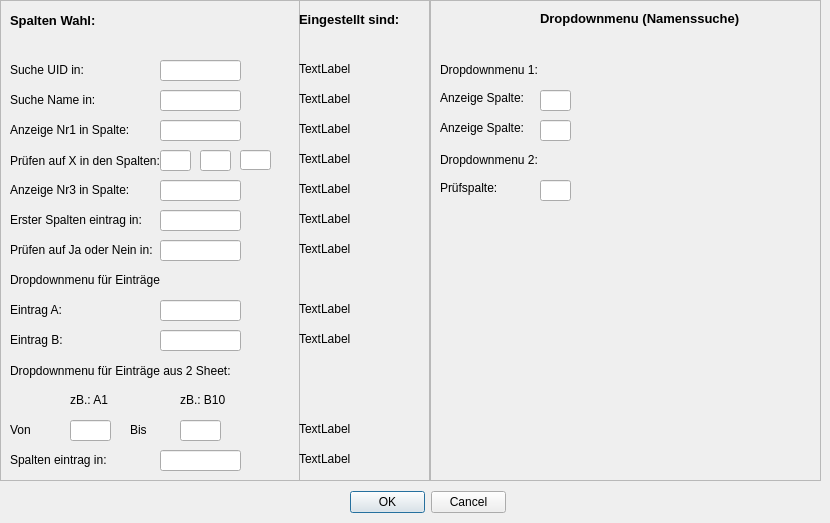
        <widget class="QWidget" name="tab">
         <attribute name="title">
          <string>Primär Excel</string>
         </attribute>
         <widget class="QFrame" name="frame_6">
          <property name="geometry">
           <rect>
            <x>0</x>
            <y>0</y>
            <width>431</width>
            <height>481</height>
           </rect>
          </property>
          <property name="frameShape">
           <enum>QFrame::StyledPanel</enum>
          </property>
          <property name="frameShadow">
           <enum>QFrame::Raised</enum>
          </property>
          <widget class="QLabel" name="label_11">
           <property name="geometry">
            <rect>
             <x>10</x>
             <y>10</y>
             <width>91</width>
             <height>20</height>
            </rect>
           </property>
           <property name="font">
            <font>
             <pointsize>10</pointsize>
             <bold>true</bold>
            </font>
           </property>
           <property name="text">
            <string>Spalten Wahl:</string>
           </property>
          </widget>
          <widget class="QLabel" name="label_12">
           <property name="geometry">
            <rect>
             <x>10</x>
             <y>60</y>
             <width>91</width>
             <height>20</height>
            </rect>
           </property>
           <property name="text">
            <string>Suche UID in: </string>
           </property>
          </widget>
          <widget class="QLabel" name="label_13">
           <property name="geometry">
            <rect>
             <x>10</x>
             <y>90</y>
             <width>91</width>
             <height>20</height>
            </rect>
           </property>
           <property name="text">
            <string>Suche Name in:</string>
           </property>
          </widget>
          <widget class="QLabel" name="label_14">
           <property name="geometry">
            <rect>
             <x>10</x>
             <y>120</y>
             <width>131</width>
             <height>20</height>
            </rect>
           </property>
           <property name="text">
            <string>Anzeige Nr1 in Spalte:</string>
           </property>
          </widget>
          <widget class="QLabel" name="label_15">
           <property name="geometry">
            <rect>
             <x>10</x>
             <y>150</y>
             <width>151</width>
             <height>21</height>
            </rect>
           </property>
           <property name="text">
            <string>Prüfen auf X in den Spalten:</string>
           </property>
          </widget>
          <widget class="QLabel" name="label_16">
           <property name="geometry">
            <rect>
             <x>10</x>
             <y>180</y>
             <width>131</width>
             <height>20</height>
            </rect>
           </property>
           <property name="text">
            <string>Anzeige Nr3 in Spalte:</string>
           </property>
          </widget>
          <widget class="QLineEdit" name="lineEdit_2">
           <property name="geometry">
            <rect>
             <x>160</x>
             <y>60</y>
             <width>81</width>
             <height>21</height>
            </rect>
           </property>
          </widget>
          <widget class="QLineEdit" name="lineEdit_3">
           <property name="geometry">
            <rect>
             <x>160</x>
             <y>90</y>
             <width>81</width>
             <height>21</height>
            </rect>
           </property>
          </widget>
          <widget class="QLineEdit" name="lineEdit_4">
           <property name="geometry">
            <rect>
             <x>160</x>
             <y>120</y>
             <width>81</width>
             <height>21</height>
            </rect>
           </property>
          </widget>
          <widget class="QLineEdit" name="lineEdit_5">
           <property name="geometry">
            <rect>
             <x>160</x>
             <y>150</y>
             <width>31</width>
             <height>21</height>
            </rect>
           </property>
          </widget>
          <widget class="QLineEdit" name="lineEdit_6">
           <property name="geometry">
            <rect>
             <x>200</x>
             <y>150</y>
             <width>31</width>
             <height>21</height>
            </rect>
           </property>
          </widget>
          <widget class="QLineEdit" name="lineEdit_7">
           <property name="geometry">
            <rect>
             <x>240</x>
             <y>150</y>
             <width>31</width>
             <height>20</height>
            </rect>
           </property>
          </widget>
          <widget class="QLineEdit" name="lineEdit_8">
           <property name="geometry">
            <rect>
             <x>160</x>
             <y>180</y>
             <width>81</width>
             <height>21</height>
            </rect>
           </property>
          </widget>
          <widget class="QLabel" name="label_17">
           <property name="geometry">
            <rect>
             <x>10</x>
             <y>210</y>
             <width>141</width>
             <height>20</height>
            </rect>
           </property>
           <property name="text">
            <string>Erster Spalten eintrag in:</string>
           </property>
          </widget>
          <widget class="QLineEdit" name="lineEdit_9">
           <property name="geometry">
            <rect>
             <x>160</x>
             <y>210</y>
             <width>81</width>
             <height>21</height>
            </rect>
           </property>
          </widget>
          <widget class="QLabel" name="label_18">
           <property name="geometry">
            <rect>
             <x>10</x>
             <y>240</y>
             <width>151</width>
             <height>20</height>
            </rect>
           </property>
           <property name="text">
            <string>Prüfen auf Ja oder Nein in:</string>
           </property>
          </widget>
          <widget class="QLineEdit" name="lineEdit_10">
           <property name="geometry">
            <rect>
             <x>160</x>
             <y>240</y>
             <width>81</width>
             <height>21</height>
            </rect>
           </property>
          </widget>
          <widget class="QLabel" name="label_19">
           <property name="geometry">
            <rect>
             <x>10</x>
             <y>270</y>
             <width>161</width>
             <height>20</height>
            </rect>
           </property>
           <property name="text">
            <string>Dropdownmenu für Einträge</string>
           </property>
          </widget>
          <widget class="QLineEdit" name="lineEdit_11">
           <property name="geometry">
            <rect>
             <x>160</x>
             <y>300</y>
             <width>81</width>
             <height>21</height>
            </rect>
           </property>
          </widget>
          <widget class="QLineEdit" name="lineEdit_12">
           <property name="geometry">
            <rect>
             <x>70</x>
             <y>420</y>
             <width>41</width>
             <height>21</height>
            </rect>
           </property>
          </widget>
          <widget class="QLabel" name="label_20">
           <property name="geometry">
            <rect>
             <x>10</x>
             <y>300</y>
             <width>151</width>
             <height>20</height>
            </rect>
           </property>
           <property name="text">
            <string>Eintrag A:</string>
           </property>
          </widget>
          <widget class="QLabel" name="label_21">
           <property name="geometry">
            <rect>
             <x>10</x>
             <y>330</y>
             <width>151</width>
             <height>20</height>
            </rect>
           </property>
           <property name="text">
            <string>Eintrag B:</string>
           </property>
          </widget>
          <widget class="QLabel" name="label_22">
           <property name="geometry">
            <rect>
             <x>10</x>
             <y>360</y>
             <width>231</width>
             <height>21</height>
            </rect>
           </property>
           <property name="text">
            <string>Dropdownmenu für Einträge aus 2 Sheet:</string>
           </property>
          </widget>
          <widget class="QLabel" name="label_23">
           <property name="geometry">
            <rect>
             <x>10</x>
             <y>420</y>
             <width>51</width>
             <height>20</height>
            </rect>
           </property>
           <property name="text">
            <string>Von </string>
           </property>
          </widget>
          <widget class="QLineEdit" name="lineEdit_13">
           <property name="geometry">
            <rect>
             <x>160</x>
             <y>330</y>
             <width>81</width>
             <height>21</height>
            </rect>
           </property>
          </widget>
          <widget class="QLabel" name="label_24">
           <property name="geometry">
            <rect>
             <x>70</x>
             <y>390</y>
             <width>51</width>
             <height>20</height>
            </rect>
           </property>
           <property name="text">
            <string>zB.: A1</string>
           </property>
          </widget>
          <widget class="QLabel" name="label_25">
           <property name="geometry">
            <rect>
             <x>130</x>
             <y>420</y>
             <width>51</width>
             <height>20</height>
            </rect>
           </property>
           <property name="text">
            <string>Bis</string>
           </property>
          </widget>
          <widget class="QLineEdit" name="lineEdit_14">
           <property name="geometry">
            <rect>
             <x>180</x>
             <y>420</y>
             <width>41</width>
             <height>21</height>
            </rect>
           </property>
          </widget>
          <widget class="QLabel" name="label_26">
           <property name="geometry">
            <rect>
             <x>180</x>
             <y>390</y>
             <width>51</width>
             <height>20</height>
            </rect>
           </property>
           <property name="text">
            <string>zB.: B10</string>
           </property>
          </widget>
          <widget class="QLabel" name="label_27">
           <property name="geometry">
            <rect>
             <x>10</x>
             <y>450</y>
             <width>141</width>
             <height>20</height>
            </rect>
           </property>
           <property name="text">
            <string>Spalten eintrag in:</string>
           </property>
          </widget>
          <widget class="QLineEdit" name="lineEdit_15">
           <property name="geometry">
            <rect>
             <x>160</x>
             <y>450</y>
             <width>81</width>
             <height>21</height>
            </rect>
           </property>
          </widget>
          <widget class="QFrame" name="frame_7">
           <property name="geometry">
            <rect>
             <x>299</x>
             <y>-1</y>
             <width>131</width>
             <height>501</height>
            </rect>
           </property>
           <property name="frameShape">
            <enum>QFrame::StyledPanel</enum>
           </property>
           <property name="frameShadow">
            <enum>QFrame::Raised</enum>
           </property>
           <widget class="QLabel" name="label_28">
            <property name="geometry">
             <rect>
              <x>0</x>
              <y>0</y>
              <width>101</width>
              <height>41</height>
             </rect>
            </property>
            <property name="font">
             <font>
              <pointsize>10</pointsize>
              <bold>true</bold>
             </font>
            </property>
            <property name="text">
             <string>Eingestellt sind:</string>
            </property>
           </widget>
           <widget class="QLabel" name="lb_activ_UID">
            <property name="geometry">
             <rect>
              <x>0</x>
              <y>60</y>
              <width>91</width>
              <height>20</height>
             </rect>
            </property>
            <property name="text">
             <string>TextLabel</string>
            </property>
           </widget>
           <widget class="QLabel" name="lb_activ_Name">
            <property name="geometry">
             <rect>
              <x>0</x>
              <y>90</y>
              <width>91</width>
              <height>20</height>
             </rect>
            </property>
            <property name="text">
             <string>TextLabel</string>
            </property>
           </widget>
           <widget class="QLabel" name="lb_activ_Kostenstelle">
            <property name="geometry">
             <rect>
              <x>0</x>
              <y>120</y>
              <width>91</width>
              <height>20</height>
             </rect>
            </property>
            <property name="text">
             <string>TextLabel</string>
            </property>
           </widget>
           <widget class="QLabel" name="lb_aktiv_Qartale">
            <property name="geometry">
             <rect>
              <x>0</x>
              <y>150</y>
              <width>91</width>
              <height>20</height>
             </rect>
            </property>
            <property name="text">
             <string>TextLabel</string>
            </property>
           </widget>
           <widget class="QLabel" name="label_33">
            <property name="geometry">
             <rect>
              <x>0</x>
              <y>180</y>
              <width>91</width>
              <height>20</height>
             </rect>
            </property>
            <property name="text">
             <string>TextLabel</string>
            </property>
           </widget>
           <widget class="QLabel" name="label_34">
            <property name="geometry">
             <rect>
              <x>0</x>
              <y>210</y>
              <width>91</width>
              <height>20</height>
             </rect>
            </property>
            <property name="text">
             <string>TextLabel</string>
            </property>
           </widget>
           <widget class="QLabel" name="lb_activ_Entwickler">
            <property name="geometry">
             <rect>
              <x>0</x>
              <y>240</y>
              <width>91</width>
              <height>20</height>
             </rect>
            </property>
            <property name="text">
             <string>TextLabel</string>
            </property>
           </widget>
           <widget class="QLabel" name="label_36">
            <property name="geometry">
             <rect>
              <x>0</x>
              <y>300</y>
              <width>91</width>
              <height>20</height>
             </rect>
            </property>
            <property name="text">
             <string>TextLabel</string>
            </property>
           </widget>
           <widget class="QLabel" name="label_37">
            <property name="geometry">
             <rect>
              <x>0</x>
              <y>330</y>
              <width>91</width>
              <height>20</height>
             </rect>
            </property>
            <property name="text">
             <string>TextLabel</string>
            </property>
           </widget>
           <widget class="QLabel" name="lb_activ_Modell">
            <property name="geometry">
             <rect>
              <x>0</x>
              <y>420</y>
              <width>91</width>
              <height>20</height>
             </rect>
            </property>
            <property name="text">
             <string>TextLabel</string>
            </property>
           </widget>
           <widget class="QLabel" name="label_39">
            <property name="geometry">
             <rect>
              <x>0</x>
              <y>450</y>
              <width>91</width>
              <height>20</height>
             </rect>
            </property>
            <property name="text">
             <string>TextLabel</string>
            </property>
           </widget>
          </widget>
         </widget>
         <widget class="QFrame" name="frame_8">
          <property name="geometry">
           <rect>
            <x>430</x>
            <y>0</y>
            <width>391</width>
            <height>481</height>
           </rect>
          </property>
          <property name="frameShape">
           <enum>QFrame::StyledPanel</enum>
          </property>
          <property name="frameShadow">
           <enum>QFrame::Raised</enum>
          </property>
          <widget class="QLabel" name="label_40">
           <property name="geometry">
            <rect>
             <x>110</x>
             <y>10</y>
             <width>221</width>
             <height>16</height>
            </rect>
           </property>
           <property name="font">
            <font>
             <pointsize>10</pointsize>
             <bold>true</bold>
            </font>
           </property>
           <property name="text">
            <string>Dropdownmenu (Namenssuche)</string>
           </property>
          </widget>
          <widget class="QLabel" name="label_41">
           <property name="geometry">
            <rect>
             <x>10</x>
             <y>60</y>
             <width>111</width>
             <height>20</height>
            </rect>
           </property>
           <property name="text">
            <string>Dropdownmenu 1:</string>
           </property>
          </widget>
          <widget class="QLabel" name="label_42">
           <property name="geometry">
            <rect>
             <x>10</x>
             <y>90</y>
             <width>101</width>
             <height>16</height>
            </rect>
           </property>
           <property name="text">
            <string>Anzeige Spalte:</string>
           </property>
          </widget>
          <widget class="QLabel" name="label_43">
           <property name="geometry">
            <rect>
             <x>10</x>
             <y>120</y>
             <width>101</width>
             <height>16</height>
            </rect>
           </property>
           <property name="text">
            <string>Anzeige Spalte:</string>
           </property>
          </widget>
          <widget class="QLineEdit" name="lineEdit_16">
           <property name="geometry">
            <rect>
             <x>110</x>
             <y>90</y>
             <width>31</width>
             <height>21</height>
            </rect>
           </property>
          </widget>
          <widget class="QLineEdit" name="lineEdit_17">
           <property name="geometry">
            <rect>
             <x>110</x>
             <y>120</y>
             <width>31</width>
             <height>21</height>
            </rect>
           </property>
          </widget>
          <widget class="QLabel" name="label_44">
           <property name="geometry">
            <rect>
             <x>10</x>
             <y>150</y>
             <width>111</width>
             <height>20</height>
            </rect>
           </property>
           <property name="text">
            <string>Dropdownmenu 2:</string>
           </property>
          </widget>
          <widget class="QLabel" name="label_45">
           <property name="geometry">
            <rect>
             <x>10</x>
             <y>180</y>
             <width>101</width>
             <height>16</height>
            </rect>
           </property>
           <property name="text">
            <string>Prüfspalte:</string>
           </property>
          </widget>
          <widget class="QLineEdit" name="lineEdit_18">
           <property name="geometry">
            <rect>
             <x>110</x>
             <y>180</y>
             <width>31</width>
             <height>21</height>
            </rect>
           </property>
          </widget>
         </widget>
         <widget class="QDialogButtonBox" name="buttonBox_4">
          <property name="geometry">
           <rect>
            <x>350</x>
            <y>490</y>
            <width>156</width>
            <height>24</height>
           </rect>
          </property>
          <property name="standardButtons">
           <set>QDialogButtonBox::Cancel|QDialogButtonBox::Ok</set>
          </property>
         </widget>
         <zorder>frame_8</zorder>
         <zorder>buttonBox_4</zorder>
         <zorder>frame_6</zorder>
        </widget>
